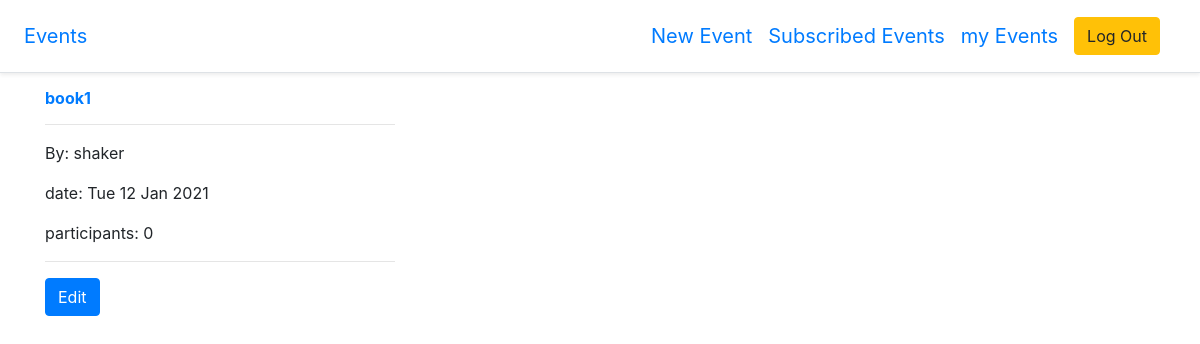
The app's page /users/my_events/ (signed in), older data.
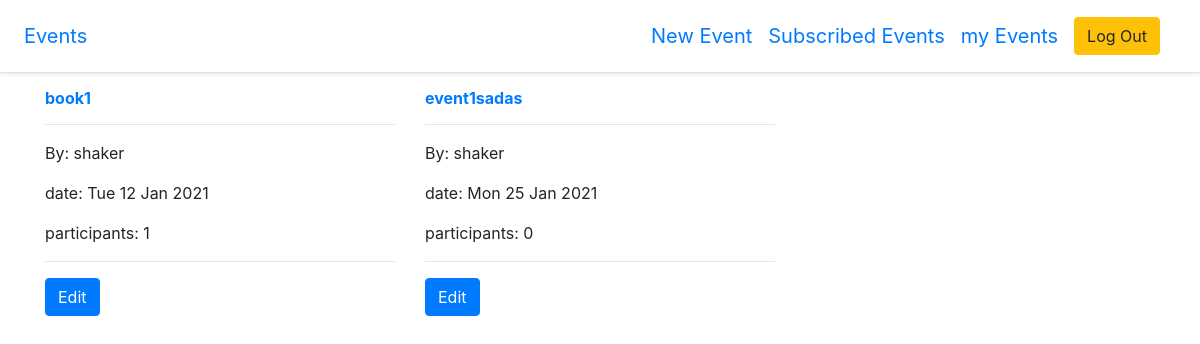
The same page, newer data.
### events/models.py (models this page shows, shortened)
class Event(models.Model):
    title = models.CharField(max_length=100)
    description = models.TextField()
    date = models.DateTimeField()
    owner = models.ForeignKey(
        CustomUser, on_delete=models.SET_NULL, null=True, related_name="events_owner"
    )
    participant = models.ManyToManyField(
        CustomUser, related_name="events", blank=True)
    @property
    def praticipents_numbers(self):
        return self.participant.count
    class Meta:
        ordering = ("date",)
        indexes = [
            models.Index(fields=["id"], name="id_index"),
        ]

### users/models.py (models this page shows)
class CustomUser(AbstractUser):
    pass

### users/views.py (the view)
# urls.py: path("my_events/", ListMyEvents.as_view(), name="my_events"),
class ListMyEvents(LoginRequiredMixin, ListView):
    context_object_name = "my_events"
    template_name = "events/my_events_list.html"
    paginate_by = 6
    def get_queryset(self):
        return Event.objects.filter(owner=self.request.user)

### templates/events/my_events_list.html (shortened to what this page needs)
{% extends 'base.html' %}
{% load static %}
{% block content %}
<div class="row">
  {% for event in my_events%}
  <div class="col-lg-4">
    <div
      class="box-element event"
      data-event="{{event.id}}"
      data-user="{{request.user.id}}"
    >
      <h6>
        <a href="{%url 'event_detail' event.id%}"><strong>{{event.title}}</strong> </a>
      </h6>
      <hr />
      <p>By: {{event.owner}}</p>
      <p>date: {{event.date |date:"D d M Y" }}</p>
      <p>
        participants: <span class="num">{{event.praticipents_numbers}}</span>
      </p>
      <hr />
      <a href="{%url 'update_event' event.id%}" class="btn btn-primary" >Edit</a>
    </div>
  </div>
  {% endfor %}
</div>
{% endblock content %}

Row changes from the older to the newer data that the page shows:
computed for Event "book1": praticipents_numbers "0" → "1"
added Event: title "event1sadas", owner "shaker", date "Mon 25 Jan 2021", praticipents_numbers "0"
